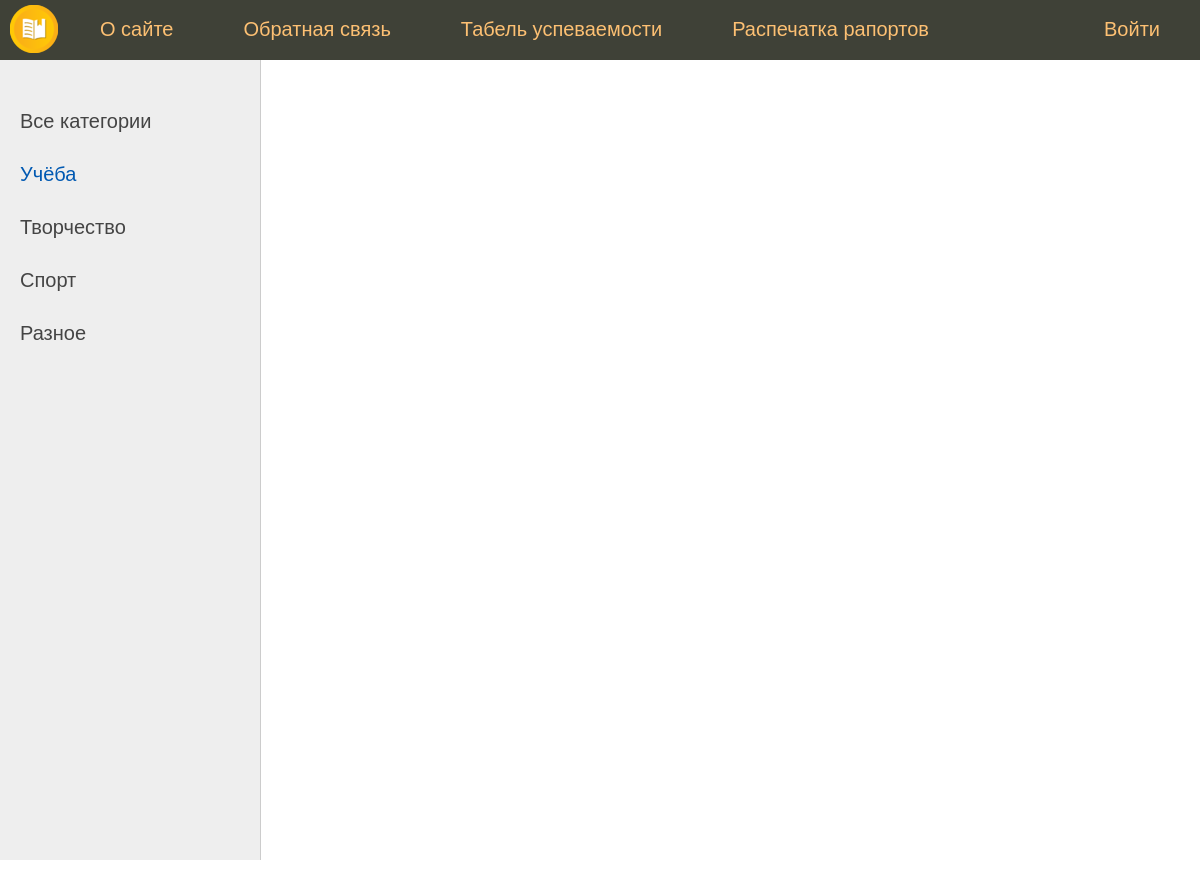
The app's page /post/2/ with its own data.
### main/models.py (models this page shows, shortened)
class Category(models.Model):
    name = models.CharField(max_length=100, db_index=True, verbose_name='Категория')
    def get_absolute_url(self):
        return reverse('category', kwargs={'cat_id': self.pk})
    class Meta:
        verbose_name = 'Категории'
        verbose_name_plural = 'Категории'
        ordering = ['id']

### main/views.py (the view)
# urls.py: path('post/<int:post_id>/', show_post, name='post'),
def show_post(request, post_id):
    post = get_object_or_404(News, pk=post_id)
    context = {
        'posts': post,
        'menu': menu,
        'title': post.title,
        'cat_selected': post.categ_id,
    }
    return render(request, 'main/post.html', context=context)

### main/templatetags/main_tags.py (called while the page is built)
@register.inclusion_tag('main/list_categories.html')
def show_categories(sort=None, cat_selected=0):
    if not sort:
        cats = Category.objects.all()
    else:
        cats = Category.objects.order_by(sort)
    return {"cats": cats, "cat_selected": cat_selected}

### main/templates/main/post.html (shortened to what this page needs)
{% extends 'main/base.html' %}

### main/templates/main/list_categories.html
{% for c in cats %}
	{% if c.pk == cat_selected %}
		<li class="selected">{{c.name}}</li>
	{% else %}
		<li><a href="{{ c.get_absolute_url}}">{{c.name}}</a></li>
	{% endif %}
{% endfor %}

### main/static/main/css/styles.css (style rules this page uses)
html, body { font-family: 'Arial'; margin: 0; padding: 0; height: 100%; width: 100%; color: #444; }
a { color: #0059b2; text-decoration: none; }
.left-chapters ul li { margin: 30px 0 0 0; color: #999; }
.left-chapters ul li.selected { color: #0059b2; }
.left-chapters ul li a { color: #444; text-decoration: none; }

### records on screen
Category: name "Учёба"
Category: name "Творчество"
Category: name "Спорт"
Category: name "Разное"

### other values on screen
{{ m.title }} "О сайте" "Обратная связь" "Табель успеваемости" "Распечатка рапортов"
{{ m.title }} "Войти"
